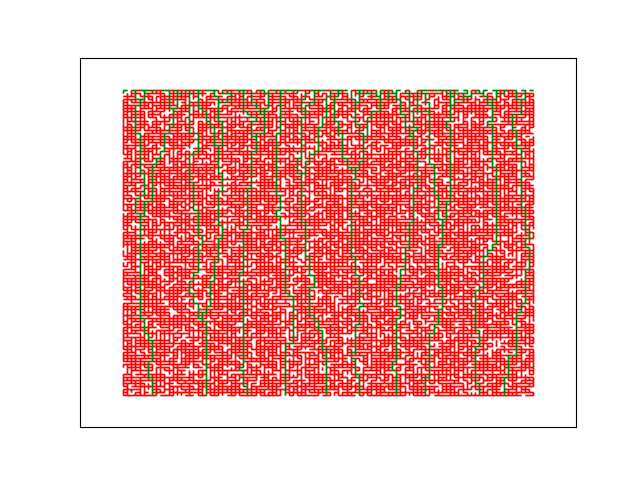

Source code (Python):
# importing libraries
import matplotlib.pyplot as plt
import networkx as nx
import random

# in class lattice
class Lattice:
    # defining init fucntion for taking the node list and edge list and initialising edge colors
    def __init__(self, n = 10):
        self.n = n
        self.graph = nx.grid_2d_graph(n, n)
        self.nodePos = {} 
        self.edgeList = []
        self.edge_colors = 'r'
        for x, y in self.graph.nodes():
            self.nodePos[(x, y)] = (x, y)
    
    # show function is created to display nodes and then edges and saving the plot
    def show(self):
        nx.draw_networkx_nodes(G=self.graph, pos=self.nodePos, node_size=0)
        nx.draw_networkx_edges(G=self.graph, pos=self.nodePos, edgelist=self.edgeList, edge_color=self.edge_colors)
        plt.savefig("q5.png")
        plt.show()

    # making edges with given probabilities
    def percolate(self, prob = 0.2):
        # for all y we are checking if horizontal lines are made
        for y in range(self.n):
            for x in range(self.n - 1):
                rand = random.random()
                if(rand < prob):
                    self.edgeList.append(((x,y),(x+1,y)))
                    self.edgeList.append(((x+1,y),(x,y)))
        # lines vertical
        for x in range(self.n):
            for y in range(self.n - 1):
                rand = random.random()
                if(rand < prob):
                    self.edgeList.append(((x,y),(x,y+1)))
                    self.edgeList.append(((x,y+1),(x,y)))
        # adjacency list of lattice
        map_edges = {}
        for edge in self.edgeList:
            if(edge[1] in map_edges.keys()):
                map_edges[edge[1]].add(edge[0])
            else:
                map_edges[edge[1]]=set()
                map_edges[edge[1]].add(edge[0])
            if(edge[0] in map_edges.keys()):
                map_edges[edge[0]].add(edge[1])
            else:
                map_edges[edge[0]]=set()
                map_edges[edge[0]].add(edge[1])
        self.edge = map_edges
        # converting the values in list form
        for key in self.edge.keys():
            self.edge[key] = list(self.edge[key])

    # checking if a path exists from top to bottom
    def existsTopDownPath(self):
        height_lst = []
        # for each x
        for x in range(self.n):
            visited = set()
            queue = []
            height = self.n - 1
            queue.append((x, self.n - 1))
            visited.add((x, self.n - 1))
            # doing bfs
            while(queue):
                m = queue.pop(0)
                visited.add(m)
                if m in self.edge.keys():
                    for ele in self.edge[m]:
                        if(ele not in visited):
                            height = min(height, ele[1])
                            visited.add(ele)
                            queue.append(ele)
                # if we reached bottom layer
                if(m[1] == 0):
                    break
            # maintaining height list of each node how down it can come
            height_lst.append(height)
        self.height = height_lst
        # returning if we got a path
        for items in visited:
            if(items[1] == 0):
                return True
        return False
    
    def showPaths(self):
        # using one instance of existstopdownpath for creation of self.height
        run_once = self.existsTopDownPath()
        # colours in the box
        options = ['r', 'g']
        colour_ed = set()
        pred_map = {}
        self.edge_colors = []
        # making the initial colours set
        for edge in self.edgeList:
            self.edge_colors.append(options[0])
        # for all x
        for x in range(self.n):
            visited = set()
            queue = []
            queue.append((x, self.n - 1))
            visited.add((x, self.n - 1))
            flag = 1
            # doing bfs
            while(queue and flag):
                m = queue.pop(0)
                visited.add(m)
                if m in self.edge.keys():
                    for ele in self.edge[m]:
                        if(ele not in visited):
                            visited.add(ele)
                            pred_map[ele] = m
                            queue.append(ele)
                        if(ele[1] == self.height[x]):
                            flag = 0
                            break
            # change color of all which have the shortest and deep path and tracing the path
            for items in visited:
                if(items[1] == self.height[x]):
                    path = []
                    while(pred_map.get(items) and items != (x, self.n - 1)):
                        colour_ed.add((items, pred_map[items]))
                        colour_ed.add((pred_map[items], items))
                        path.append((items, pred_map[items]))
                        items = pred_map[items]
                    break
        it = 0
        # giving color green
        for edge in self.edgeList:
            if edge in colour_ed:
                self.edge_colors[it] = options[1]
            it += 1


l = Lattice(100)
l.percolate(0.8)
print(l.existsTopDownPath())
l.showPaths()
l.show()